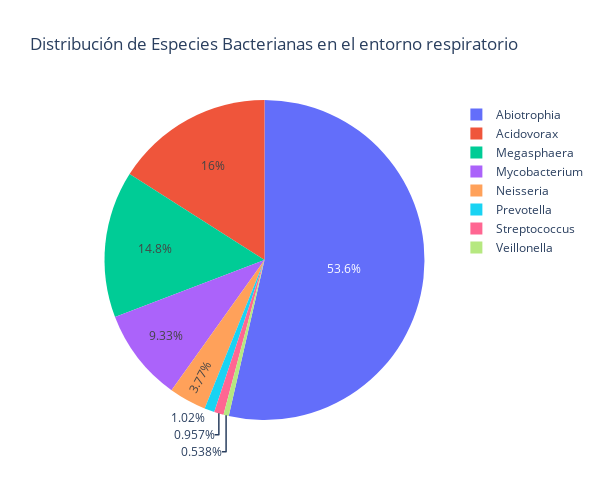

Notebook source saved alongside this figure:
### Markdown cell above
En esta parte se genera el grafico de torta que muestra las distribucciones de las especies bacterianas en el entorno respiratorio

Translation:
In this part, a pie chart is generated showing the distribution of bacterial species in the respiratory environment.

### Code cell
# Extraer los datos de la fuente que contenga "respiratorio" y sus variantes
datosHospederos = df_raw[df_raw['Isolation Source'].str.contains('|'.join(respiratorio), case=False, na=False)]
bactHost = datosHospederos['Class'].unique()
conteoBac = datosHospederos['Class'].value_counts()

# Crear DataFrame con los datos modificados
df_modificado = pd.DataFrame({'Specie': bactHost, 'Count': conteoBac})

# Crear gráfico de torta utilizando plotly
fig = px.pie(df_modificado, values='Count', names='Specie', title='Distribución de Especies Bacterianas en el entorno respiratorio')
fig.update_layout(width = 600, height = 500)
fig.write_image(os.path.join(carpeta_graficos, 'distribucion_respiratory.png'), 
                width=800, height=600, scale=2)
fig.show()

### Figure 1 — Plotly figure (JSON) as saved in the notebook; plotly's stock layout.template omitted (floating-point values rounded to 4 significant figures)
{"data": [{"domain": {"x": [0, 1], "y": [0, 1]}, "hovertemplate": "Specie=%{label}<br>Count=%{value}<extra></extra>", "labels": ["Abiotrophia", "Acidovorax", "Megasphaera", "Mycobacterium", "Neisseria", "Prevotella", "Streptococcus", "Veillonella"], "legendgroup": "", "name": "", "showlegend": true, "type": "pie", "values": [896, 267, 248, 156, 63, 17, 16, 9]}], "layout": {"height": 500, "legend": {"tracegroupgap": 0}, "title": {"text": "Distribución de Especies Bacterianas en el entorno respiratorio"}, "width": 600}}
